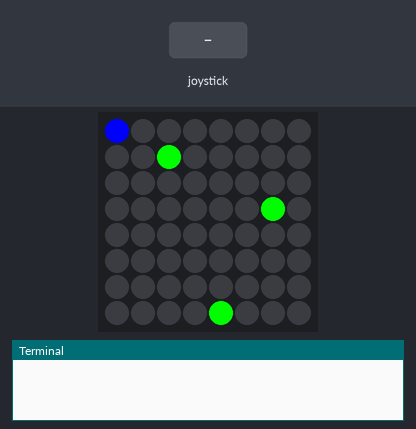
This program was run on a simulated Raspberry Pi (BCM pin numbers) with a Sense HAT. Parts: the Sense HAT's 8×8 RGB LED matrix, the last lines printed to the terminal. The inputs (shaded band) are chosen by the test bench. Random numbers come from a fixed seed.

Above: at 1.2 s.
1.3 s: joystick pushed up
At 1.47 s:
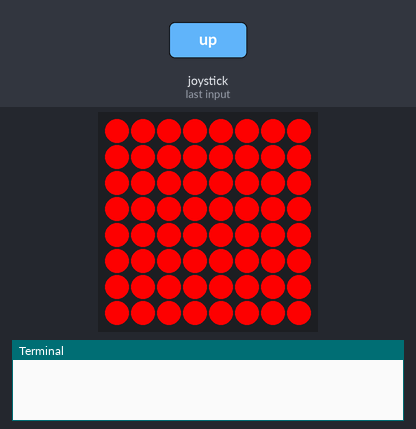
3.1 s: joystick pushed down
At 4.3 s:
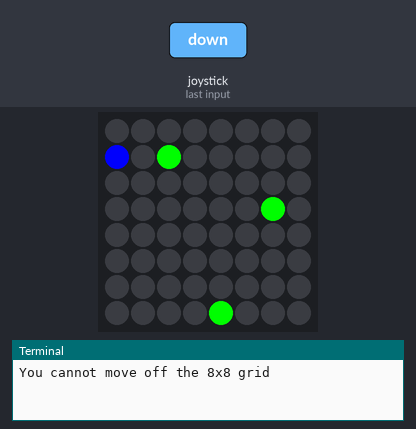
4.6 s: joystick pushed right
At 5.6 s:
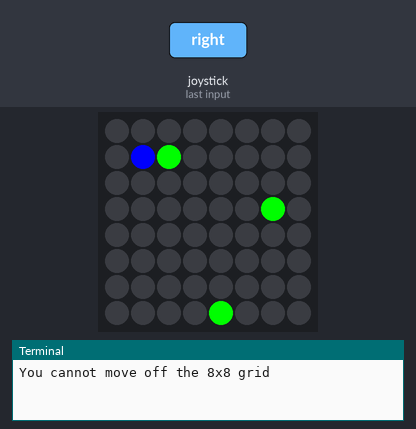
6.1 s: joystick pushed up
At 6.7 s:
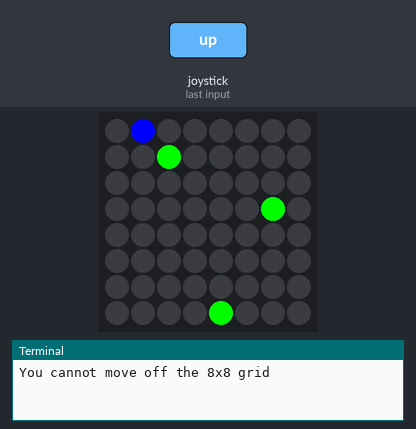
7.6 s: joystick pushed right
At 8.8 s:
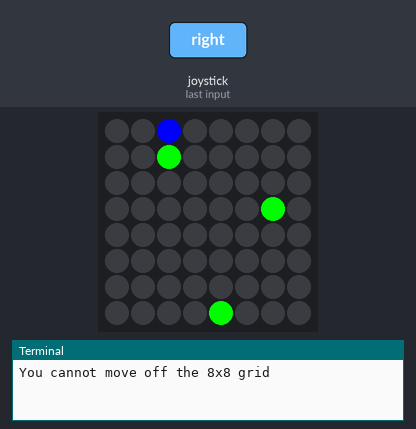
9.1 s: joystick pushed down
At 10.2 s:
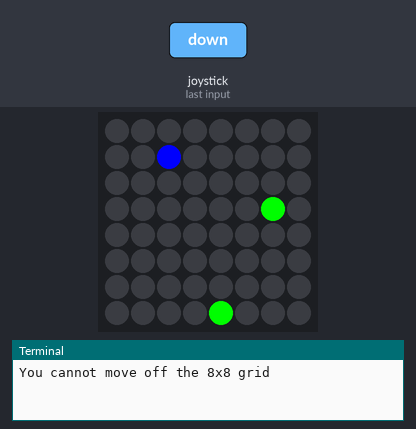
Timing chart, 0 to 11.6 s (numbered marks = the images above; inputs shaded):
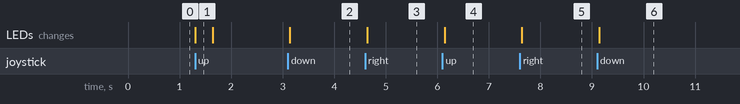

The program:

eat-targets.py
```python
from sense_hat import SenseHat, ACTION_PRESSED, ACTION_HELD, ACTION_RELEASED
from time import sleep
from time import time
import math
from random import randint
import sys
import os

sense = SenseHat()

#x and y position of the movable pixel
x = int(0)
y = int(0)

#declares colours of pixel to be used
r = int(0)
g = int(0)
b = int(255)

xycoordsgood = int(1)

#checks if destination xy coords are on the 8x8 grid
def check(destinationx,destinationy):

    global xycoordsgood

    if destinationx > 7 or destinationx < 0:
        xycoordsgood = 0
        red_flash()
        return

    if destinationy > 7 or destinationy < 0:
        xycoordsgood = 0
        red_flash()
        return

def red_flash():

    global x,y,r,g,b
    sense.clear(255,0,0)
    sleep(0.3)
    sense.clear()
    draw_targets()
    sense.set_pixel(x,y,r,g,b)

def up():

    global x,y,r,g,b

    check(x,y-1)

    if xycoordsgood == 0:
        print("You cannot move off the 8x8 grid")
        return

    elif xycoordsgood == 1:
        sense.set_pixel(x,y,0,0,0)
        y -= 1
        sense.set_pixel(x,y,r,g,b)

def down():

    global x,y,r,g,b

    check(x,y+1)

    if xycoordsgood == 0:
        print("You cannot move off the 8x8 grid")
        return

    elif xycoordsgood == 1:
        sense.set_pixel(x,y,0,0,0)
        y += 1
        sense.set_pixel(x,y,r,g,b)

def left():

    global x,y,r,g,b

    check(x-1,y)

    if xycoordsgood == 0:
        print("You cannot move off the 8x8 grid")
        return

    elif xycoordsgood == 1:
        sense.set_pixel(x,y,0,0,0)
        x -= 1
        sense.set_pixel(x,y,r,g,b)

def right():

    global x,y,r,g,b

    check(x+1,y)

    if xycoordsgood == 0:
        print("You cannot move off the 8x8 grid")
        return

    elif xycoordsgood == 1:
        sense.set_pixel(x,y,0,0,0)
        x += 1
        sense.set_pixel(x,y,r,g,b)

#checks if snake has moved onto same square as a target and removes target if it has
def eat_target():
    global chosen_coords,x,y

    for count in range(len(chosen_coords)): #checks each set of 3 coords against current coords
        if count % 2 == 0:
            check_x = chosen_coords[count]

        elif count % 2 != 0:
            check_y = chosen_coords[count]

            #if a target's xy coords match the current xy coords, delete the coordinates from the list so it will not be generated again
            if check_x == x and check_y == y:
                del chosen_coords[count]
                del chosen_coords[count-1]
                break

def direction(direction):

    if direction == "up":
        up()
        return

    if direction == "down":
        down()
        return

    if direction == "left":
        left()
        return

    if direction == "right":
        right()
        return

    if direction == "middle":
        restart_game()

def restart_game():
    os.execl(sys.executable, sys.executable, * sys.argv)

def create_targets():
    generate_targets()
    draw_targets()

def generate_targets():
    global chosen_coords

    chosen_coords = []

    while len(chosen_coords) < 6: #generates 2 for each: one for x and one for y
        random_coord = randint(0,7)

        if random_coord not in chosen_coords: #makes sure that only  unique numbers are appended to the list
            chosen_coords.append(random_coord)

def draw_targets():

    targetr = 0
    targetg = 255
    targetb = 0

    for count in range(len(chosen_coords)):
        if count % 2 == 0:
            x_pos = chosen_coords[count]

        elif count % 2 != 0:
            y_pos = chosen_coords[count]

            sense.set_pixel(x_pos,y_pos,targetr,targetg,targetb)

def win_game():
    global chosen_coords

    if len(chosen_coords) == 0: #if list is empty, then all coords must have been removed so all targets have been eaten
        sleep(0.5)
        sense.clear()
        sense.show_message("You win!",scroll_speed=0.05)
        sys.exit()

sense.clear()

create_targets()

sense.set_pixel(x,y,r,g,b)

while True:
    for event in sense.stick.get_events(): #wait for joystick input
        if event.action == ACTION_PRESSED:
            direction(event.direction)
            eat_target()
            win_game()
            xycoordsgood = 1
```

Measured:
- after the input at 1.3 s, the LEDs: change at once (image 1)
- after the input at 3.1 s, the LEDs: change at once (image 2)
- after the input at 4.6 s, the LEDs: change at once (image 3)
- after the input at 6.1 s, the LEDs: change at once (image 4)
- after the input at 7.6 s, the LEDs: change at once (image 5)
- after the input at 9.1 s, the LEDs: change at once (image 6)
